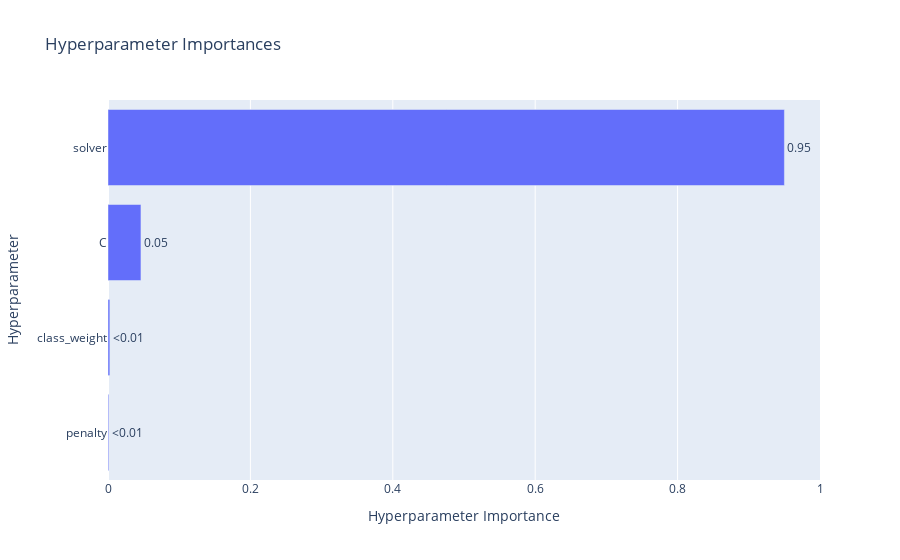

Here is the notebook cell this chart was saved with:
### Code cell
optuna.visualization.plot_param_importances(study_best_features)

### Figure 1 — Plotly figure (JSON) as saved in the notebook; plotly's stock layout.template omitted (floating-point values rounded to 4 significant figures)
{"data": [{"cliponaxis": false, "hovertemplate": ["penalty (CategoricalDistribution): 0.0011292484417179843<extra></extra>", "class_weight (CategoricalDistribution): 0.0025920093436282866<extra></extra>", "C (FloatDistribution): 0.04627343923089163<extra></extra>", "solver (CategoricalDistribution): 0.9500053029837621<extra></extra>"], "name": "Objective Value", "orientation": "h", "text": ["<0.01", "<0.01", "0.05", "0.95"], "textposition": "outside", "type": "bar", "x": [0.001129, 0.002592, 0.04627, 0.95], "y": ["penalty", "class_weight", "C", "solver"]}], "layout": {"title": {"text": "Hyperparameter Importances"}, "xaxis": {"title": {"text": "Hyperparameter Importance"}}, "yaxis": {"title": {"text": "Hyperparameter"}}}}
